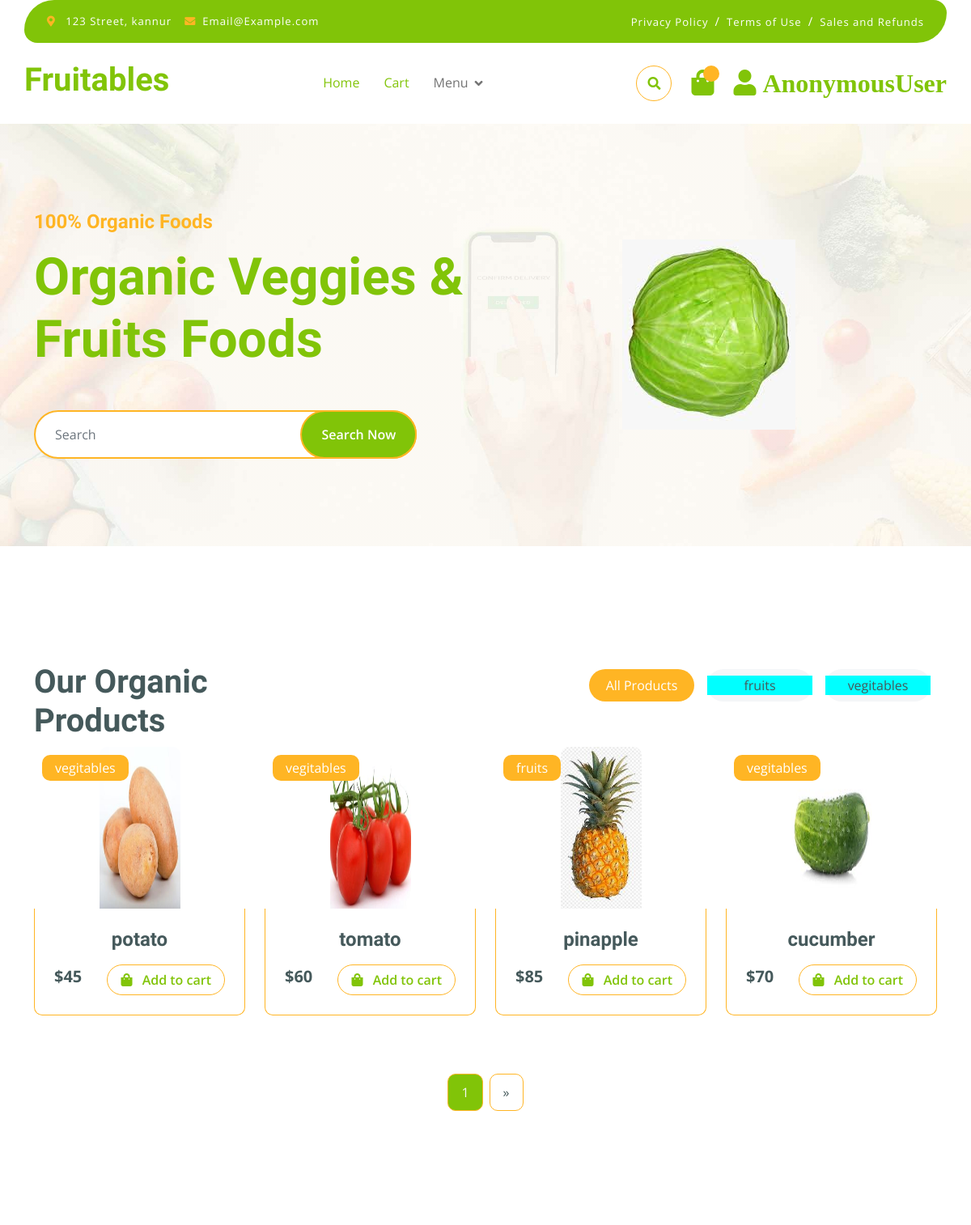
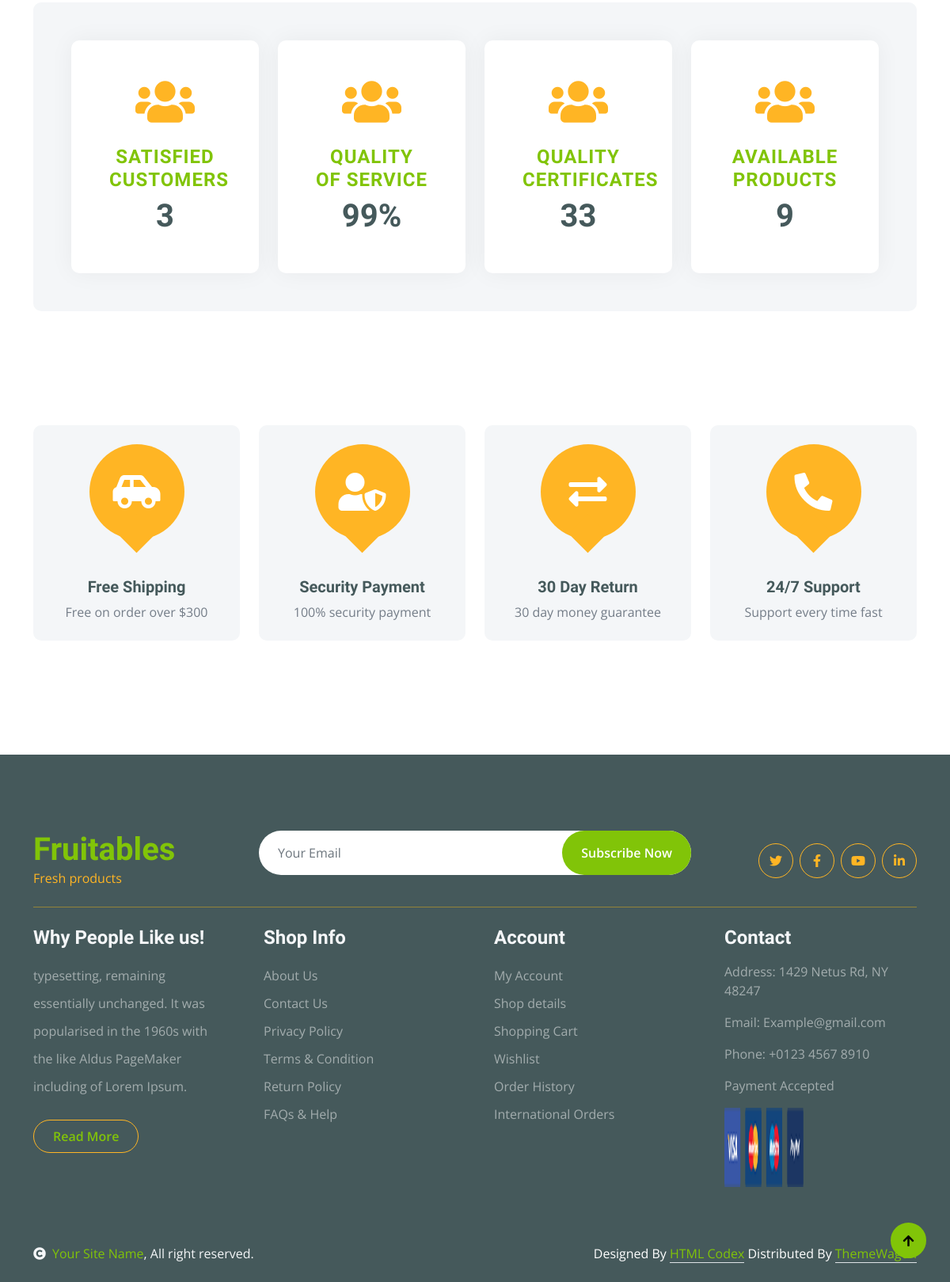
The page / on the database its author committed (2 pictures, top to bottom).
### app/models.py (models this page shows, shortened)
class Product(models.Model):
    name = models.CharField(max_length=50, blank=True, null=True)
    desc = models.TextField(blank=True, null=True)
    price = models.IntegerField(blank=True, null=True)
    image = models.ImageField(
        upload_to='images', default='image not available')
    thumbnails = models.ImageField(upload_to='thumbnail', blank=True)
    categ = models.ForeignKey(
        'category', on_delete=models.CASCADE, blank=True, null=True)
    created = models.DateTimeField(auto_now=True)
    class Meta:
        ordering = ['-created']

class Category(models.Model):
    name = models.CharField(max_length=50)
    def __str__(self):
        return self.name

### app/views.py (the view)
# urls.py: path('',index,name='index'),
def index(request, **kwargs):
    user = User.objects.all().count()
    category = Category.objects.all()
    products = Product.objects.select_related('categ').all()
    total_products = products.count()
    p = Paginator(products, 4)
    page_number = request.GET.get('page')
    try:
        page_obj = p.get_page(page_number)
    except PageNotAnInteger:
        page_obj = p.page(1)
    except EmptyPage:
        page_obj = p.page(p.num_pages)
    all_products=Product.objects.all()
    try:
        random_number = random.randint(0,9)
        print(random_number)
        herosection=all_products[random_number]
    except:
        herosection=None
    context = {'category': category,
               'user': user, 'total_products': total_products, 'page_obj': page_obj,'herosection':herosection }
    return render(request, 'products.html', context)

### templates/products.html (shortened to what this page needs)
{% extends "index.html" %}
{% block products %}
 <div class="container-fluid py-5 mb-5 hero-header">
  <div class="container py-5">
      <div class="row g-5 align-items-center">
          <div class="col-md-12 col-lg-7">
              <h4 class="mb-3 text-secondary">100% Organic Foods</h4>
              <h1 class="mb-5 display-3 text-primary">Organic Veggies & Fruits Foods</h1>
              <div class="position-relative mx-auto">
                <form action="{% url 'search' %}" method="POST">
                  <input class="form-control border-2 border-secondary w-75 py-3 px-4 rounded-pill" type="text" placeholder="Search" name="search">
                  <button type="submit" class="btn btn-primary border-2 border-secondary py-3 px-4 position-absolute rounded-pill text-white h-100" style="top: 0; right: 25%;">Search Now</button>
                </form>
                </div>
          </div>
            {% if herosection %}
          <div class="col-md-12 col-lg-5">
              <div id="carouselId" class="w-100 h-100" data-bs-ride="carousel">
                  <div class="carousel-inner" role="listbox">
                      <div class="carousel-item active rounded">
                          <img src="{{herosection.image.url}}" class="p-5" alt="First slide">
                      </div>
                  </div>
              </div>
          </div>
          {% endif %}
      </div>
  </div>
</div>
<div class="container-fluid fruite py-5">
    <div class="container py-5">
        <div class="tab-class text-center">
            <div class="row g-4">
                <div class="col-lg-4 text-start">
                    <h1>Our Organic Products</h1>
                </div>
                <div class="col-lg-8 text-end">
                    <ul class="nav nav-pills d-inline-flex text-center mb-5">
                        <li class="nav-item">
                            <a class="d-flex m-2 py-2 bg-light rounded-pill active" data-bs-toggle="pill" href="{% url 'index' %}">
                                <span class="text-dark" style="width: 130px;">All Products</span>
                            </a>
                        </li>
                        {% for i in category  %}
                          <li class="nav-item">
                            <a class="d-flex py-2 m-2 bg-light rounded-pill"  href="{% url 'productfilter' i.id %}">
                                <span class=" text-dark" id="categ-color" style="width: 130px;" onclick="changecolor()">{{i.name}}</span>
                            </a>
                        </li>
                        {% endfor %}
                    </ul>
                </div>
            </div>
              <div class="tab-content">
                <div id="tab-1" class="tab-pane fade show p-0 active">
                    <div class="row g-4">
                        <div class="col-lg-12">
                            <div class="row g-4">
                              {% for i in page_obj  %}
                                <div class="col-md-6 col-lg-4 col-xl-3" >
                                  <a href="{% url 'shopdetails' i.id %}">
                                    <div class="rounded position-relative fruite-item" >
                                        <div class="fruite-img">
                                            <img src="{{i.image.url}}" class="img-fluid  rounded-top" alt="" style="height: 200px; ">
                                        </div>
                                        <div class="text-white bg-secondary px-3 py-1 rounded position-absolute" style="top: 10px; left: 10px;">{{i.categ}}</div>
                                        <div class="p-4 border border-secondary border-top-0 rounded-bottom">
                                            <h4>{{i.name}}</h4>
                                            <div class="d-flex justify-content-between flex-lg-wrap">
                                                <p class="text-dark fs-5 fw-bold mb-0"> ${{i.price}}</p>
                                                <a href="{% url 'addtocart' i.id %}" class="btn border border-secondary rounded-pill px-3 text-primary"><i class="fa fa-shopping-bag me-2 text-primary"></i> Add to cart</a>
                                            </div>
                                        </div>
                                    </div>
                                  </a>
                                </div>
                              {%endfor%}
                              <center>
                                <div class="pagination d-flex justify-content-center mt-5">
                                <a href="#" class="active rounded">{{page_obj.number}}</a>
                                {%if page_obj.has_next %}
                                  <a href="?page={{page_obj.next_page_number}}" class="rounded">&raquo;</a>
                                {% endif %}</div>
                                </center>
                            </div>
                        </div>
                    </div>
                </div>
            </div>
        </div>
    </div>
  </div>
  <div class="container-fluid py-5">
    <div class="container">
      <div class="bg-light p-5 rounded">
        <div class="row g-4 justify-content-center">
          <div class="col-md-6 col-lg-6 col-xl-3">
            <div class="counter bg-white rounded p-5">
              <i class="fa fa-users text-secondary"></i>
              <h4>satisfied customers</h4>
              <h1>{{user}}</h1>
            </div>
          </div>
          <div class="col-md-6 col-lg-6 col-xl-3">
            <div class="counter bg-white rounded p-5">
              <i class="fa fa-users text-secondary"></i>
              <h4>quality of service</h4>
              <h1>99%</h1>
            </div>
          </div>
          <div class="col-md-6 col-lg-6 col-xl-3">
            <div class="counter bg-white rounded p-5">
              <i class="fa fa-users text-secondary"></i>
              <h4>quality certificates</h4>
              <h1>33</h1>
            </div>
          </div>
          <div class="col-md-6 col-lg-6 col-xl-3">
            <div class="counter bg-white rounded p-5">
              <i class="fa fa-users text-secondary"></i>
              <h4>Available Products</h4>
              <h1>{{total_products}}</h1>
            </div>
          </div>
        </div>
      </div>
    </div>
  </div>
     <div class="container-fluid featurs py-5">
      <div class="container py-5">
        <div class="row g-4">
          <div class="col-md-6 col-lg-3">
            <div class="featurs-item text-center rounded bg-light p-4">
              <div
                class="featurs-icon btn-square rounded-circle bg-secondary mb-5 mx-auto"
              >
                <i class="fas fa-car-side fa-3x text-white"></i>
              </div>
              <div class="featurs-content text-center">
                <h5>Free Shipping</h5>
                <p class="mb-0">Free on order over $300</p>
              </div>
            </div>
          </div>
          <div class="col-md-6 col-lg-3">
            <div class="featurs-item text-center rounded bg-light p-4">
              <div
                class="featurs-icon btn-square rounded-circle bg-secondary mb-5 mx-auto"
              >
                <i class="fas fa-user-shield fa-3x text-white"></i>
              </div>
              <div class="featurs-content text-center">
                <h5>Security Payment</h5>
                <p class="mb-0">100% security payment</p>
              </div>
            </div>
          </div>
          <div class="col-md-6 col-lg-3">
            <div class="featurs-item text-center rounded bg-light p-4">
              <div
                class="featurs-icon btn-square rounded-circle bg-secondary mb-5 mx-auto"
              >
                <i class="fas fa-exchange-alt fa-3x text-white"></i>
              </div>
              <div class="featurs-content text-center">
                <h5>30 Day Return</h5>
                <p class="mb-0">30 day money guarantee</p>
              </div>
            </div>
          </div>
          <div class="col-md-6 col-lg-3">
            <div class="featurs-item text-center rounded bg-light p-4">
              <div
                class="featurs-icon btn-square rounded-circle bg-secondary mb-5 mx-auto"
              >
                <i class="fa fa-phone-alt fa-3x text-white"></i>
              </div>
              <div class="featurs-content text-center">
                <h5>24/7 Support</h5>
                <p class="mb-0">Support every time fast</p>
              </div>
            </div>
          </div>
        </div>
      </div>
    </div>
{% endblock products %}

### static/css/style.css (style rules this page uses)
.btn { font-weight: 600; transition: .5s; }
.btn-square { width: 32px; height: 32px; }
#categ-color { background-color: aqua; }
.btn-square, .btn-sm-square, .btn-md-square, .btn-lg-square { padding: 0; display: flex; align-items: center; justify-content: center; font-weight: normal; }
.btn.border-secondary { transition: 0.5s; }
.img-fluid { width: 100px; height: 100px; }
.hero-header { background: linear-gradient(rgba(248, 223, 173, 0.1), rgba(248, 223, 173, 0.1)), url(../img/hero-img.jpg); background-position: center center; background-repeat: no-repeat; background-size: cover; }
.carousel-item { position: relative; }
@media (min-width: 992px) { .hero-header, .page-header { margin-top: 152px !important; } }
.featurs .featurs-item .featurs-icon { position: relative; width: 120px; height: 120px; }
.featurs .featurs-item .featurs-icon::after { content: ""; width: 35px; height: 35px; background: var(--bs-secondary); position: absolute; bottom: -10px; transform: translate(-50%); transform: rotate(45deg); background: var(--bs-secondary); }
.fruite .tab-class .nav-item a.active { background: var(--bs-secondary) !important; }
.fruite .tab-class .nav-item a.active span { color: var(--bs-white) !important; }
.fruite .fruite-item { height: 100%; transition: 0.5s; }
.fruite .fruite-item .fruite-img { overflow: hidden; transition: 0.5s; border-radius: 10px 10px 0 0; }
.fruite .fruite-item .fruite-img img { transition: 0.5s; }
.counter { height: 100%; text-align: center; box-shadow: 0 0 30px rgba(0, 0, 0, 0.05); }
.counter i { font-size: 60px; margin-bottom: 25px; }
.counter h4 { color: var(--bs-primary); letter-spacing: 1px; text-transform: uppercase; }
.counter h1 { margin-bottom: 0; }
.pagination { display: inline-block; }
.pagination a { color: var(--bs-dark); padding: 10px 16px; text-decoration: none; transition: 0.5s; border: 1px solid var(--bs-secondary); margin: 0 4px; }
.pagination a.active { background-color: var(--bs-primary); color: var(--bs-light); border: 1px solid var(--bs-secondary); }

### rows shown on the page
Product: image (picture)
Category: name "fruits"
Category: name "vegitables"
Product: image (picture), categ "vegitables", name "potato", price "45"
Product: image (picture), categ "vegitables", name "tomato", price "60"
Product: image (picture), categ "fruits", name "pinapple", price "85"
Product: image (picture), categ "vegitables", name "cucumber", price "70"

### other values the page prints
{{ request.user }} "AnonymousUser"
{{ page_obj.number }} "1"
{{ user }} "3"
{{ total_products }} "9"
